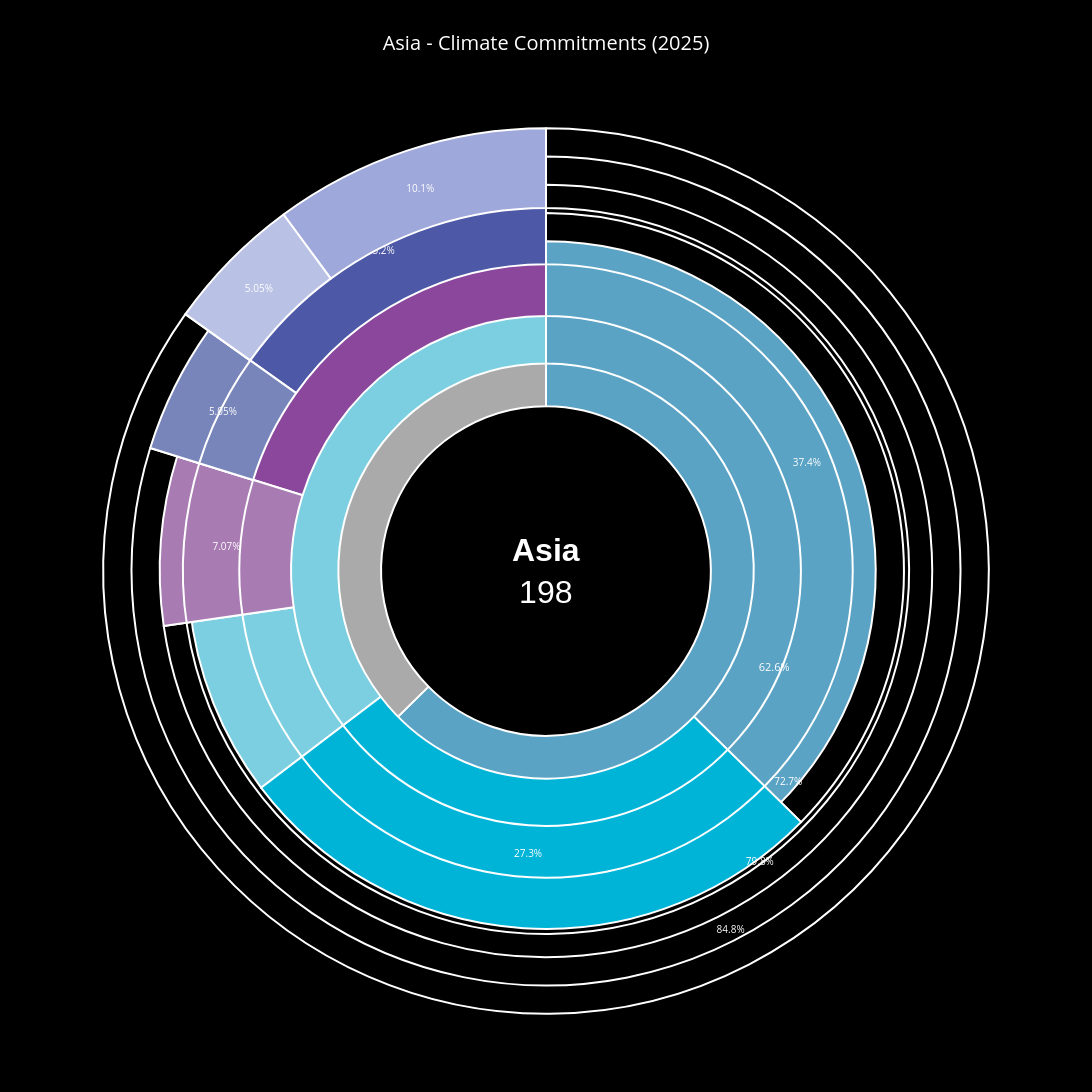

This figure's notebook cell:
### Code cell
import plotly.graph_objects as go
import numpy as np

# Asia data - adjust these values based on your actual data
region_name = "Asia"
total = 198

# Layer 1: At least 1 target vs No target
at_least_1 = 124
no_target = 74

# Layer 2: Net Zero (from at least 1 target)
net_zero = 54
no_net_zero = 70  # at_least_1 - net_zero

# Layer 3: Carbon Neutral (from Net Zero)
carbon_neutral = 40
no_carbon_neutral = 14  # net_zero - carbon_neutral

# Layer 4: SBTi NT (from Carbon Neutral)
sbti_nt = 30
no_sbti_nt = 10  # carbon_neutral - sbti_nt

# Layer 5: RE100 (from SBTi NT)
re100 = 20
no_re100 = 10  # sbti_nt - re100

# Create figure
fig = go.Figure()

# Layer 1: At least 1 target / No target (innermost ring after hole)
fig.add_trace(go.Pie(
    labels=['At least 1 target', 'No target'],
    values=[at_least_1, no_target],
    hole=0.5,  # Creates the hollow center
    marker=dict(
        colors=['#5BA3C5', '#AAAAAA'],
        line=dict(color='white', width=2)
    ),
    domain={'x': [0.15, 0.85], 'y': [0.15, 0.85]},
    textfont=dict(size=11, color='white'),
    textposition='inside',
    hovertemplate='<b>%{label}</b><br>%{value} companies<br>%{percent}<extra></extra>',
    showlegend=False
))

# Layer 2: Net Zero
fig.add_trace(go.Pie(
    labels=['Net Zero', 'No Net Zero', 'No target (skip)'],
    values=[net_zero, no_net_zero, no_target],
    hole=0.58,
    marker=dict(
        colors=['#00B4D8', '#7BCFE0', 'rgba(0,0,0,0)'],  # Transparent for "No target"
        line=dict(color='white', width=2)
    ),
    domain={'x': [0.12, 0.88], 'y': [0.12, 0.88]},
    textfont=dict(size=10, color='white'),
    textposition='inside',
    hovertemplate='<b>%{label}</b><br>%{value} companies<br>%{percent}<extra></extra>',
    showlegend=False
))

# Layer 3: Carbon Neutral
fig.add_trace(go.Pie(
    labels=['Carbon Neutral', 'No Carbon Neutral', 'Skip'],
    values=[carbon_neutral, no_carbon_neutral, at_least_1 - net_zero + no_target],
    hole=0.66,
    marker=dict(
        colors=['#8B479B', '#A87BB3', 'rgba(0,0,0,0)'],
        line=dict(color='white', width=2)
    ),
    domain={'x': [0.09, 0.91], 'y': [0.09, 0.91]},
    textfont=dict(size=10, color='white'),
    textposition='inside',
    hovertemplate='<b>%{label}</b><br>%{value} companies<br>%{percent}<extra></extra>',
    showlegend=False
))

# Layer 4: SBTi NT
fig.add_trace(go.Pie(
    labels=['SBTi NT', 'No SBTi NT', 'Skip'],
    values=[sbti_nt, no_sbti_nt, total - carbon_neutral],
    hole=0.74,
    marker=dict(
        colors=['#4D58A6', '#7885BA', 'rgba(0,0,0,0)'],
        line=dict(color='white', width=2)
    ),
    domain={'x': [0.06, 0.94], 'y': [0.06, 0.94]},
    textfont=dict(size=10, color='white'),
    textposition='inside',
    hovertemplate='<b>%{label}</b><br>%{value} companies<br>%{percent}<extra></extra>',
    showlegend=False
))

# Layer 5: RE100 (outermost)
fig.add_trace(go.Pie(
    labels=['RE100', 'No RE100', 'Skip'],
    values=[re100, no_re100, total - sbti_nt],
    hole=0.82,
    marker=dict(
        colors=['#9FA8DA', '#B9C1E4', 'rgba(0,0,0,0)'],
        line=dict(color='white', width=2)
    ),
    domain={'x': [0.03, 0.97], 'y': [0.03, 0.97]},
    textfont=dict(size=10, color='white'),
    textposition='inside',
    hovertemplate='<b>%{label}</b><br>%{value} companies<br>%{percent}<extra></extra>',
    showlegend=False
))

# Add center text
fig.add_annotation(
    text=f"<b>{region_name}</b><br>{total}",
    x=0.5, y=0.5,
    xref='paper', yref='paper',
    showarrow=False,
    font=dict(size=32, color='white', family='Arial'),
    align='center'
)

fig.update_layout(
    title={
        'text': f"{region_name} - Climate Commitments (2025)",
        'x': 0.5,
        'xanchor': 'center',
        'font': {'size': 20, 'color': 'white'}
    },
    width=1200,
    height=1200,
    paper_bgcolor='#000000',
    plot_bgcolor='#000000',
    font=dict(color='white'),
    margin=dict(t=100, l=50, r=50, b=50)
)

fig.write_image(f"donut_{region_name.lower()}.png", width=1400, height=1400, scale=2)
fig.show()
print(f"Saved: donut_{region_name.lower()}.png")

### Figure 1 — Plotly figure (JSON) as saved in the notebook; plotly's stock layout.template omitted (floating-point values rounded to 4 significant figures)
{"data": [{"domain": {"x": [0.15, 0.85], "y": [0.15, 0.85]}, "hole": 0.5, "hovertemplate": "<b>%{label}</b><br>%{value} companies<br>%{percent}<extra></extra>", "labels": ["At least 1 target", "No target"], "marker": {"colors": ["#5BA3C5", "#AAAAAA"], "line": {"color": "white", "width": 2}}, "showlegend": false, "textfont": {"color": "white", "size": 11}, "textposition": "inside", "type": "pie", "values": [124, 74]}, {"domain": {"x": [0.12, 0.88], "y": [0.12, 0.88]}, "hole": 0.58, "hovertemplate": "<b>%{label}</b><br>%{value} companies<br>%{percent}<extra></extra>", "labels": ["Net Zero", "No Net Zero", "No target (skip)"], "marker": {"colors": ["#00B4D8", "#7BCFE0", "rgba(0,0,0,0)"], "line": {"color": "white", "width": 2}}, "showlegend": false, "textfont": {"color": "white", "size": 10}, "textposition": "inside", "type": "pie", "values": [54, 70, 74]}, {"domain": {"x": [0.09, 0.91], "y": [0.09, 0.91]}, "hole": 0.66, "hovertemplate": "<b>%{label}</b><br>%{value} companies<br>%{percent}<extra></extra>", "labels": ["Carbon Neutral", "No Carbon Neutral", "Skip"], "marker": {"colors": ["#8B479B", "#A87BB3", "rgba(0,0,0,0)"], "line": {"color": "white", "width": 2}}, "showlegend": false, "textfont": {"color": "white", "size": 10}, "textposition": "inside", "type": "pie", "values": [40, 14, 144]}, {"domain": {"x": [0.06, 0.94], "y": [0.06, 0.94]}, "hole": 0.74, "hovertemplate": "<b>%{label}</b><br>%{value} companies<br>%{percent}<extra></extra>", "labels": ["SBTi NT", "No SBTi NT", "Skip"], "marker": {"colors": ["#4D58A6", "#7885BA", "rgba(0,0,0,0)"], "line": {"color": "white", "width": 2}}, "showlegend": false, "textfont": {"color": "white", "size": 10}, "textposition": "inside", "type": "pie", "values": [30, 10, 158]}, {"domain": {"x": [0.03, 0.97], "y": [0.03, 0.97]}, "hole": 0.82, "hovertemplate": "<b>%{label}</b><br>%{value} companies<br>%{percent}<extra></extra>", "labels": ["RE100", "No RE100", "Skip"], "marker": {"colors": ["#9FA8DA", "#B9C1E4", "rgba(0,0,0,0)"], "line": {"color": "white", "width": 2}}, "showlegend": false, "textfont": {"color": "white", "size": 10}, "textposition": "inside", "type": "pie", "values": [20, 10, 168]}], "layout": {"annotations": [{"align": "center", "font": {"color": "white", "family": "Arial", "size": 32}, "showarrow": false, "text": "<b>Asia</b><br>198", "x": 0.5, "xref": "paper", "y": 0.5, "yref": "paper"}], "font": {"color": "white"}, "height": 1200, "margin": {"b": 50, "l": 50, "r": 50, "t": 100}, "paper_bgcolor": "#000000", "plot_bgcolor": "#000000", "title": {"font": {"color": "white", "size": 20}, "text": "Asia - Climate Commitments (2025)", "x": 0.5, "xanchor": "center"}, "width": 1200}}
